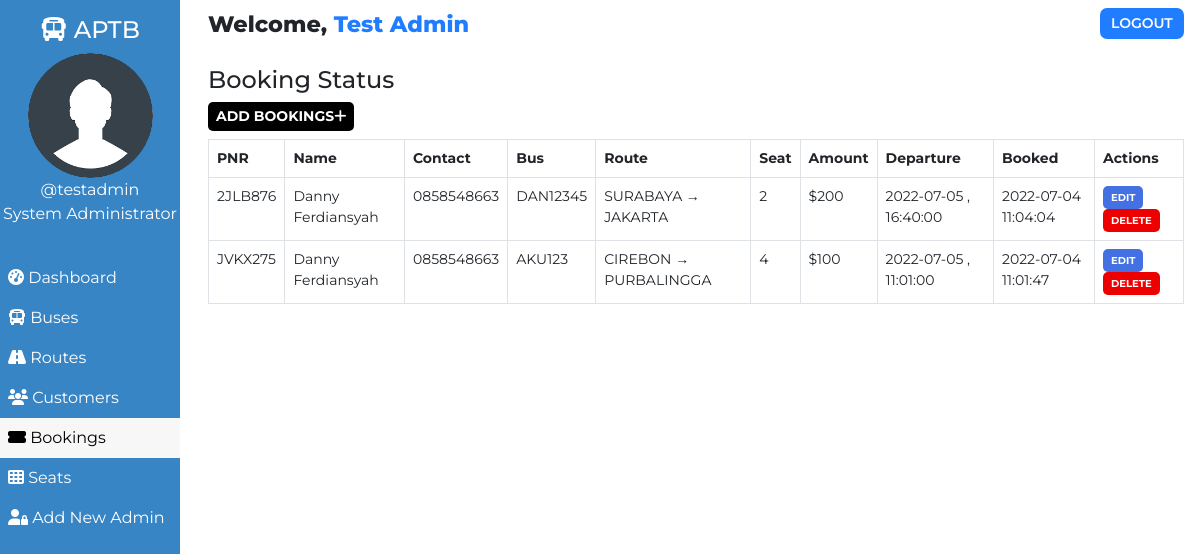
Page /admin/booking.php (signed in) on the committed database.
### tables this page shows
CREATE TABLE `users` (
  `user_id` int(11) NOT NULL,
  `user_fullname` varchar(100) NOT NULL,
  `user_name` varchar(30) NOT NULL,
  `user_password` varchar(255) NOT NULL,
  `user_created` datetime NOT NULL DEFAULT current_timestamp()
);

CREATE TABLE `bookings` (
  `id` int(100) NOT NULL,
  `booking_id` varchar(255) NOT NULL,
  `customer_id` varchar(255) NOT NULL,
  `route_id` varchar(255) NOT NULL,
  `customer_route` varchar(200) NOT NULL,
  `booked_amount` int(100) NOT NULL,
  `booked_seat` varchar(100) NOT NULL,
  `booking_created` datetime NOT NULL DEFAULT current_timestamp()
);

CREATE TABLE `customers` (
  `id` int(100) NOT NULL,
  `customer_id` varchar(255) NOT NULL,
  `customer_name` varchar(30) NOT NULL,
  `customer_phone` varchar(10) NOT NULL,
  `customer_created` datetime NOT NULL DEFAULT current_timestamp()
);

CREATE TABLE `routes` (
  `id` int(100) NOT NULL,
  `route_id` varchar(255) NOT NULL,
  `bus_no` varchar(155) NOT NULL,
  `route_cities` varchar(255) NOT NULL,
  `route_dep_date` date NOT NULL,
  `route_dep_time` time NOT NULL,
  `route_step_cost` int(100) NOT NULL,
  `route_created` datetime NOT NULL DEFAULT current_timestamp()
);

### assets/partials/_functions.php (called while the page is built, shortened)
<?php
    function get_from_table($conn, $table, $primaryKey, $pKeyValue, $toget)
    {
        $sql = "SELECT * FROM $table WHERE $primaryKey='$pKeyValue'";
        $result = mysqli_query($conn, $sql);
        $row = mysqli_fetch_assoc($result);
        if($row)
        {
            return $row["$toget"];
        }
        return false;
    }
?>

### admin/booking.php (the view, shortened to what this page needs)
<!DOCTYPE html>
<html lang="en">
<head>
    <link href="https://cdn.jsdelivr.net/npm/bootstrap@5.0.1/dist/css/bootstrap.min.css" rel="stylesheet">
    <?php
        $page="booking";
    ?>
</head>
<body>
    <?php require '../assets/partials/_admin-header.php';?>
        <?php
            $resultSql = "SELECT * FROM `bookings` ORDER BY booking_created DESC";
            $resultSqlResult = mysqli_query($conn, $resultSql);
            if(!mysqli_num_rows($resultSqlResult)){ ?>
                <div class="container mt-4">
                    <div id="noCustomers" class="alert alert-dark " role="alert">
                        <h1 class="alert-heading">No Bookings Found!!</h1>
                        <p class="fw-light">Be the first person to add one!</p>
                        <hr>
                        <div id="addCustomerAlert" class="alert alert-success" role="alert">
                                Click on <button id="add-button" class="button btn-sm"type="button"data-bs-toggle="modal" data-bs-target="#addModal">ADD <i class="fas fa-plus"></i></button> to add a booking!
                        </div>
                    </div>
                </div>
            <?php }
            else { ?>
            <section id="booking">
                <div id="head">
                    <h4>Booking Status</h4>
                </div>
                <div id="booking-results">
                    <div>
                        <button id="add-button" class="button btn-sm"type="button"data-bs-toggle="modal" data-bs-target="#addModal">Add Bookings<i class="fas fa-plus"></i></button>
                    </div>
                    <table class="table table-hover table-bordered">
                        <thead>
                            <th>PNR</th>
                            <th>Name</th>
                            <th>Contact</th>
                            <th>Bus</th>
                            <th>Route</th>
                            <th>Seat</th>
                            <th>Amount</th>
                            <th>Departure</th>
                            <th>Booked</th>
                            <th>Actions</th>
                        </thead>
                        <?php
                            while($row = mysqli_fetch_assoc($resultSqlResult))
                            {
                                $id = $row["id"];
                                $customer_id = $row["customer_id"];
                                $route_id = $row["route_id"];
                                $pnr = $row["booking_id"];
                                $customer_name = get_from_table($conn, "customers","customer_id", $customer_id, "customer_name");
                                $customer_phone = get_from_table($conn,"customers","customer_id", $customer_id, "customer_phone");
                                $bus_no = get_from_table($conn, "routes", "route_id", $route_id, "bus_no");
                                $route = $row["customer_route"];
                                $booked_seat = $row["booked_seat"];
                                $booked_amount = $row["booked_amount"];
                                $dep_date = get_from_table($conn, "routes", "route_id", $route_id, "route_dep_date");
                                $dep_time = get_from_table($conn, "routes", "route_id", $route_id, "route_dep_time");
                                $booked_timing = $row["booking_created"];
                        ?>
                        <tr>
                            <td>
                                <?php
                                    echo $pnr;
                                ?>
                            </td>
                            <td>
                                <?php
                                    echo $customer_name;
                                ?>
                            </td>
                            <td>
                                <?php
                                    echo $customer_phone;
                                ?>
                            </td>
                            <td>
                                <?php
                                    echo $bus_no;
                                ?>
                            </td>
                            <td>
                                <?php
                                    echo $route;
                                ?>
                            </td>
                            <td>
                                <?php
                                    echo $booked_seat;
                                ?>
                            </td>
                            <td>
                                <?php
                                    echo '$'.$booked_amount;
                                ?>
                            </td>
                            <td>
                                <?php
                                    echo $dep_date . " , ". $dep_time;
                                ?>
                            </td>
                            <td>
                                <?php
                                    echo $booked_timing;
                                ?>
                            </td>
                            <td>
                            <button class="button btn-sm edit-button" data-link="<?php echo $_SERVER['REQUEST_URI']; ?>" data-customerid="<?php
                                                echo $customer_id;?>" data-id="<?php
                                                echo $id;?>" data-name="<?php
                                                echo $customer_name;?>" data-phone="<?php
                                                echo $customer_phone;?>" >Edit</button>
                                <button class="button delete-button btn-sm" data-bs-toggle="modal" data-bs-target="#deleteModal"
                                data-id="<?php
                                                echo $id;?>" data-bookedseat="<?php
                                                echo $booked_seat;
                                            ?>" data-routeid="<?php
                                            echo $route_id;
                                        ?>"> Delete</button>
                            </td>
                        </tr>
                        <?php
                        }
                    ?>
                    </table>
                </div>
            </section>
            <?php } ?>
        </div>
    </main>
</body>
</html>

### assets/partials/_admin-header.php
<?php
    require '_functions.php';
    $conn = db_connect();
    $user_id = $_SESSION['user_id'];
    $sql = "SELECT * FROM users WHERE user_id = $user_id";
    $result = mysqli_query($conn, $sql);
    if($row = mysqli_fetch_assoc($result))
    {
        $user_fullname = $row["user_fullname"];
        $user_name = $row["user_name"];
    }
?>
    <main id="container">
        <div id="sidebar">
            <h4><i class="fas fa-bus"></i> APTB</h4>
            <div>
                <img class="adminDp" src="../assets/img/userav-min.png" height="125px" alt="Admin Profile Pic">
                <p>
                    <?php  echo '@'.$user_name;  ?>
                </p>
                <p>System Administrator</p>
            </div>
            <ul id="options">
                <li class="option <?php if($page=='dashboard'){ echo 'active';}?>">
                    <a href="./dashboard.php">
                    <i class="fas fa-tachometer-alt"></i> Dashboard
                    </a>
                </li>
                <li class="option <?php if($page=='bus'){ echo 'active';}?>">
                    <a href="./bus.php">
                    <i class="fas fa-bus"></i> Buses
                    </a>
                </li>
                <li class="option <?php if($page=='route'){ echo 'active';}?>">
                    <a href="./route.php">
                    <i class="fas fa-road"></i> Routes
                    </a>
                </li>
                <li class="option <?php if($page=='customer'){ echo 'active';}?>">
                    <a href="./customer.php">
                    <i class="fas fa-users"></i> Customers
                    </a>
                </li>
                <li class="option <?php if($page=='booking'){ echo 'active';}?>">
                    <a href="./booking.php">
                    <i class="fas fa-ticket-alt"></i> Bookings
                    </a>
                </li>
                <li class="option <?php if($page=='seat'){ echo 'active';}?>">
                    <a href="./seat.php">
                    <i class="fas fa-th"></i> Seats
                    </a>
                </li>
                <li class="option <?php if($page=='signup'){ echo 'active';}?>">
                    <a href="./signup.php">
                    <i class="fas fa-user-lock"></i> Add New Admin
                    </a>
                </li>
            </ul>
        </div>
        <div id="main-content">
            <section id="welcome">
                <ul>
                    <li class="welcome-item">Welcome,
                        <span id="USER">
                            <?php
                                echo $user_fullname;
                            ?>
                        </span>
                    </li>
                    <li class="welcome-item">
                        <button id="logout" class="btn-sm">
                            <a href="../assets/partials/_logout.php">LOGOUT</a>
                        </button>
                    </li>
                </ul>
            </section>

### assets/styles/admin.php (style rules this page uses)
body { margin: 0; box-sizing: border-box; font-family: 'Montserrat', sans-serif; background-color: white; }
html { scroll-behavior: smooth; }
*, *::after, *::before { box-sizing: inherit; }
#USER { color: #207DFF; }
.adminDp { border-radius: 50%; }
#welcome { background-color: white; }
#welcome ul { display: flex; justify-content: space-between; list-style-type: none; padding: 0; margin: 0; }
#welcome li { margin: 0 1rem; padding: 0.5rem 0; }
#welcome li:first-child { font-weight: 800; font-size: 1.4rem; }
#logout { padding: 0.3rem 0.7rem; background-color: #207DFF; font-weight: 600; outline: none; border: none; border-radius: 7px; }
#logout a { color: white; text-decoration: none; }
@media only screen and (min-width:1000px) { #sidebar { text-align: center; background-color: #3885c5; color: white; width: 15%; position: fixed; top: 0%; padding-top: 1rem; z-index: 2; height: 100vh; } }
@media only screen and (min-width:1000px) { #sidebar p { margin: 0; } }
@media only screen and (min-width:1000px) { #sidebar ul { margin-top: 2rem; } }
@media only screen and (min-width:1000px) { #options { list-style-type: none; text-align: left; padding-left: 0; } }
@media only screen and (min-width:1000px) { .option a { display: block; padding: 0.5rem; text-decoration: none; color: inherit; } }
@media only screen and (min-width:1000px) { .active { background-color:#f7f7f7; color:black; } }
@media only screen and (min-width:1000px) { #main-content { margin-left: 16%; } }

### assets/styles/admin-options.php (style rules this page uses)
* { font-family: Montserrat; }
#booking #head, #customer #head, #route #head, #seat #head, #bus #head { padding-top: 1rem; }
#booking, #customer, #route, #bus, #seat { padding: 0 1rem; }
#booking-results > div, #customer-results > div, #route-results > div, #bus-results > div { margin-bottom: 0.5rem; }
#booking-results button, #customer-results button, #route button, #bus-results button { border-radius: 5px; }
.button { border: none; font-weight: bold; text-transform: uppercase; }
#add-button { background-color: black; color: white; }
table { font-size: 14px; }
table th,td { padding-left: 0.3rem; }
table button { color: white; }
.edit-button { background-color: #4370E2; }
.delete-button { background-color: #EF0000; }
.edit-button, .delete-button { font-size: 10px }

### rows in the picture
users: user_name "testadmin", user_fullname "Test Admin"
bookings: booking "2JLB876", customer.customer_name "Danny Ferdiansyah", customer.customer_phone "0858548663", route.bus_no "DAN12345", customer_route "SURABAYA → JAKARTA", booked_seat "2", booked_amount "200", route.route_dep_date "2022-07-05", route.route_dep_time "16:40:00", booking_created "2022-07-04 11:04:04"
bookings: booking "JVKX275", customer.customer_name "Danny Ferdiansyah", customer.customer_phone "0858548663", route.bus_no "AKU123", customer_route "CIREBON → PURBALINGGA", booked_seat "4", booked_amount "100", route.route_dep_date "2022-07-05", route.route_dep_time "11:01:00", booking_created "2022-07-04 11:01:47"
